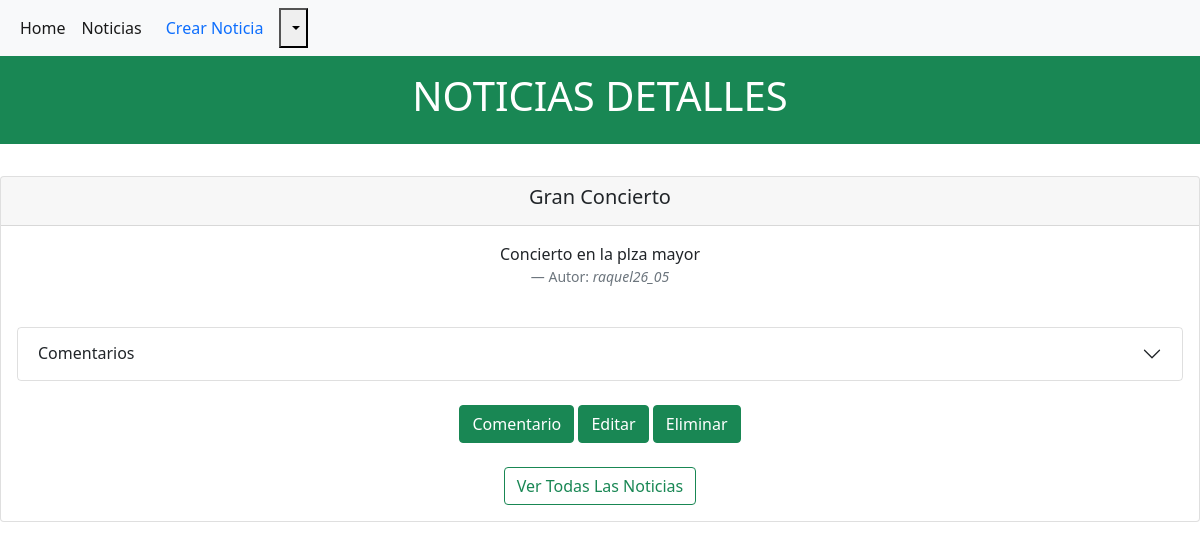
The page /noticias/noticias/4 (signed in) on the database its author committed.
### noticias/models.py (models this page shows, shortened)
class Noticias(models.Model):
    Titulo = models.CharField(max_length=100)
    Descripcion = models.TextField(max_length=500)
    Fecha = models.DateTimeField(auto_now_add=True)
    Autor = models.ForeignKey(get_user_model(), on_delete=models.CASCADE,)

### users/models.py (models this page shows)
class CustomUser(AbstractUser):
    Nombre = models.CharField(max_length=15)

### noticias/views.py (the view)
# urls.py: path('noticias/<int:pk>', noticiasPageDetail.as_view(), name='noticias_detalle'),
class noticiasPageDetail(LoginRequiredMixin, DetailView):
    template_name = 'noticias_detalle.html'
    model = Noticias
    context_object_name = 'Todas_Noticias'
    login_url = 'login'

### noticias/models.py (called while the page is built)
    def __str__(self) -> str:
        return self.comentario

### noticias/templates/noticias_detalle.html (shortened to what this page needs)
{% extends 'base.html' %}{% load crispy_forms_tags%}{% block content %}
<div class="p-3 mb-2 bg-success text-white">
    <h1><center>NOTICIAS DETALLES</center></h1>
</div><br>
<div class="card text-center">
  <div class="card-header">
    <h5 class="card-title">{{Todas_Noticias.Titulo}}</h5>
  </div>
  <div class="card-body">
    <p class="card-text">{{Todas_Noticias.Descripcion}}</p>
    <footer class="blockquote-footer">Autor: <cite title="Source Title">{{Todas_Noticias.Autor}}</cite></footer>
    <br>
    <div class="accordion" id="accordionExample">
      <div class="accordion-item">
        <h2 class="accordion-header" id="flush-headingOne">
          <button class="accordion-button collapsed" type="button" data-bs-toggle="collapse" data-bs-target="#flush-collapseOne" aria-expanded="false" aria-controls="flush-collapseOne">
            Comentarios
          </button>
        </h2>
      </div>
    </div>
    <br>
    <div class="d-grid gap-2 d-md-block">
      <a href="{% url 'comentarios' Todas_Noticias.pk  %}" class="btn btn-success btn-xs"> Comentario </a>
      <a href="{% url 'noticias_editar' Todas_Noticias.pk %}" class="btn btn-success btn-xs"> Editar </a>
      <a href="{% url 'noticias_eliminar' Todas_Noticias.pk %}" class="btn btn-success btn-xs"> Eliminar </a>
    </div>
    <br>
    <a class="btn btn-outline-success btn-xs justify-content-md-end" href="{% url 'noticias' %}"> Ver Todas Las Noticias </a>
  </div>
</div>
{% endblock content %}

### rows shown on the page
Noticias: Titulo "Gran Concierto", Descripcion "Concierto en la plza mayor", Autor "raquel26_05"
